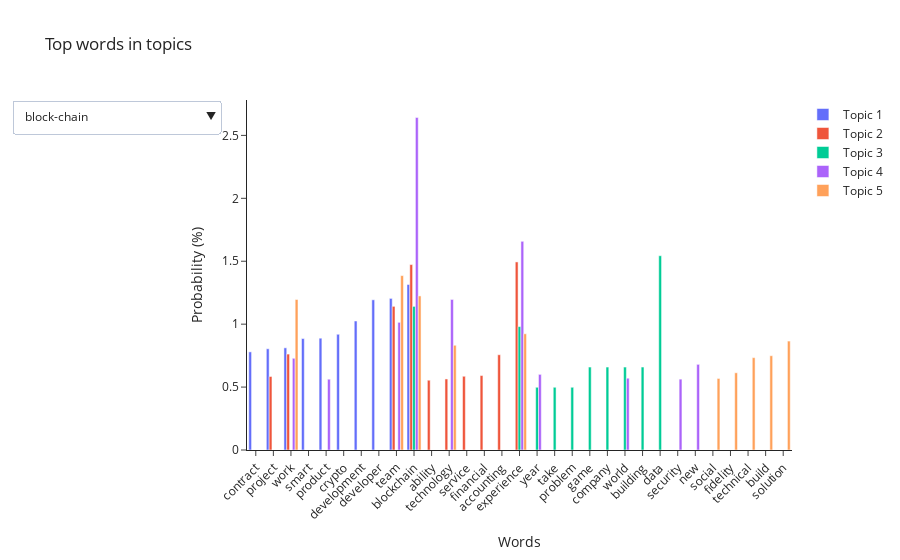

Notebook cell for this chart:
### Code cell
import plotly.graph_objects as go
import plotly.express as px
from nltk.corpus import stopwords
from nltk.stem import WordNetLemmatizer
from sklearn.feature_extraction.text import CountVectorizer
from sklearn.decomposition import LatentDirichletAllocation

def create_interactive_grouped_bar_chart(df_new, n_topics=5, no_top_words=10):
    keywords = df_new['keyword'].unique()

    # Create the main figure
    fig = go.Figure()

    for keyword in keywords:
        filtered_descriptions = df_new[df_new['keyword'] == keyword]['description_cleaned']
        
        if len(filtered_descriptions) == 0:
            print(f"No descriptions found for keyword: {keyword}")
            continue

        vectorizer = CountVectorizer()
        X = vectorizer.fit_transform(filtered_descriptions)

        lda = LatentDirichletAllocation(n_components=n_topics, random_state=42)
        lda.fit(X)

        topic_word_distributions = lda.components_ / lda.components_.sum(axis=1)[:, np.newaxis]
        top_word_indices = np.argsort(topic_word_distributions, axis=1)[:, -no_top_words:]
        top_words = np.array(vectorizer.get_feature_names_out())[top_word_indices]
        top_word_probs = np.sort(topic_word_distributions, axis=1)[:, -no_top_words:]

        # Create grouped bar chart
        for i in range(n_topics):
            fig.add_trace(go.Bar(
                x=top_words[i],
                y=top_word_probs[i] * 100,  # Convert probabilities to percentages
                name=f'Topic {i+1}',
                visible=(keyword == keywords[0]),
                marker_color=px.colors.qualitative.Plotly[i % len(px.colors.qualitative.Plotly)]
            ))

    # Create dropdown menu
    buttons = [dict(label=keyword, method="update", args=[{"visible": [keyword in col_name for col_name in keywords]}]) for keyword in keywords]

    # Update layout
    fig.update_layout(
        updatemenus=[dict(showactive=True, buttons=buttons)],
        title="Top words in topics",
        xaxis_title="Words",
        xaxis_tickangle=-45,  # Add a slope to the x-axis tick labels
        yaxis_title="Probability (%)",
        hovermode="x unified",
        template="simple_white",
        colorway=px.colors.qualitative.Plotly
    )

    return fig

fig3 = create_interactive_grouped_bar_chart(df_new)
fig3.show()

### Figure 1 — Plotly figure (JSON) as saved in the notebook; plotly's stock layout.template omitted (floating-point values rounded to 4 significant figures)
{"data": [{"marker": {"color": "#636EFA"}, "name": "Topic 1", "type": "bar", "visible": true, "x": ["contract", "project", "work", "smart", "product", "crypto", "development", "developer", "team", "blockchain"], "y": [0.7798, 0.8044, 0.8119, 0.8857, 0.8885, 0.9196, 1.025, 1.193, 1.205, 1.315]}, {"marker": {"color": "#EF553B"}, "name": "Topic 2", "type": "bar", "visible": true, "x": ["ability", "technology", "project", "service", "financial", "accounting", "work", "team", "blockchain", "experience"], "y": [0.5545, 0.5645, 0.5841, 0.5859, 0.5916, 0.7569, 0.7622, 1.142, 1.474, 1.494]}, {"marker": {"color": "#00CC96"}, "name": "Topic 3", "type": "bar", "visible": true, "x": ["year", "take", "problem", "game", "company", "world", "building", "experience", "blockchain", "data"], "y": [0.4984, 0.4984, 0.4984, 0.6591, 0.6592, 0.6592, 0.6592, 0.9807, 1.141, 1.544]}, {"marker": {"color": "#AB63FA"}, "name": "Topic 4", "type": "bar", "visible": true, "x": ["product", "security", "world", "year", "new", "work", "team", "technology", "experience", "blockchain"], "y": [0.5626, 0.563, 0.5705, 0.6009, 0.6805, 0.7287, 1.015, 1.196, 1.658, 2.642]}, {"marker": {"color": "#FFA15A"}, "name": "Topic 5", "type": "bar", "visible": true, "x": ["social", "fidelity", "technical", "build", "technology", "solution", "experience", "work", "blockchain", "team"], "y": [0.5685, 0.6135, 0.7338, 0.7491, 0.8322, 0.8656, 0.9235, 1.196, 1.224, 1.386]}, {"marker": {"color": "#636EFA"}, "name": "Topic 1", "type": "bar", "visible": false, "x": ["product", "snap", "machine", "work", "team", "research", "learning", "language", "nlp", "experience"], "y": [0.6143, 0.6203, 0.6928, 0.7088, 0.9604, 0.9882, 0.9965, 1.025, 1.354, 1.918]}, {"marker": {"color": "#EF553B"}, "name": "Topic 2", "type": "bar", "visible": false, "x": ["learning", "skill", "natural", "processing", "nlp", "language", "business", "experience", "work", "data"], "y": [0.6533, 0.6728, 0.7848, 0.8465, 0.8689, 0.904, 0.9415, 0.9783, 1.218, 1.835]}, {"marker": {"color": "#00CC96"}, "name": "Topic 3", "type": "bar", "visible": false, "x": ["model", "machine", "processing", "data", "team", "research", "experience", "language", "nlp", "learning"], "y": [0.7457, 0.7542, 0.7794, 0.8735, 0.9382, 1.203, 1.247, 1.268, 1.484, 1.51]}, {"marker": {"color": "#AB63FA"}, "name": "Topic 4", "type": "bar", "visible": false, "x": ["nlp", "work", "processing", "ai", "data", "learning", "natural", "team", "language", "experience"], "y": [0.6675, 0.7406, 0.7735, 0.8852, 0.9074, 0.9149, 1.035, 1.166, 1.28, 1.369]}, {"marker": {"color": "#FFA15A"}, "name": "Topic 5", "type": "bar", "visible": false, "x": ["science", "field", "data", "research", "algorithm", "model", "language", "candidate", "nlp", "experience"], "y": [0.8698, 0.9229, 0.9348, 0.9851, 1.021, 1.056, 1.071, 1.192, 1.411, 1.896]}, {"marker": {"color": "#636EFA"}, "name": "Topic 1", "type": "bar", "visible": false, "x": ["business", "service", "customer", "technical", "big", "technology", "solution", "cloud", "experience", "data"], "y": [0.8634, 0.8859, 0.9451, 1.083, 1.164, 1.35, 1.367, 1.508, 1.61, 3.283]}, {"marker": {"color": "#EF553B"}, "name": "Topic 2", "type": "bar", "visible": false, "x": ["location", "business", "salary", "range", "work", "experience", "company", "customer", "google", "cloud"], "y": [0.9938, 0.9964, 1.038, 1.102, 1.109, 1.162, 1.403, 1.523, 1.887, 2.593]}, {"marker": {"color": "#00CC96"}, "name": "Topic 3", "type": "bar", "visible": false, "x": ["arsiem", "test", "distributed", "data", "cloud", "developing", "system", "year", "software", "experience"], "y": [0.8199, 0.8224, 0.825, 0.855, 0.943, 1.084, 1.226, 1.35, 2.659, 3.233]}, {"marker": {"color": "#AB63FA"}, "name": "Topic 4", "type": "bar", "visible": false, "x": ["employee", "role", "data", "technology", "national", "requirement", "software", "accenture", "employment", "cloud"], "y": [0.7549, 0.7592, 0.7638, 0.7903, 0.8286, 0.9118, 0.9508, 0.9537, 0.9854, 1.651]}, {"marker": {"color": "#FFA15A"}, "name": "Topic 5", "type": "bar", "visible": false, "x": ["technology", "design", "development", "computing", "one", "distributed", "year", "experience", "software", "cloud"], "y": [1.317, 1.356, 1.638, 1.879, 1.887, 2.142, 2.244, 2.625, 2.693, 4.182]}, {"marker": {"color": "#636EFA"}, "name": "Topic 1", "type": "bar", "visible": false, "x": ["year", "skill", "analyst", "management", "team", "analysis", "work", "business", "experience", "data"], "y": [0.6126, 0.6147, 0.6298, 0.6408, 0.82, 0.877, 0.9048, 0.9793, 1.659, 3.78]}, {"marker": {"color": "#EF553B"}, "name": "Topic 2", "type": "bar", "visible": false, "x": ["work", "employee", "business", "analysis", "federal", "skill", "support", "team", "experience", "data"], "y": [0.6131, 0.6257, 0.6525, 0.6887, 0.6964, 0.7328, 0.7413, 0.8279, 0.9213, 2.077]}, {"marker": {"color": "#00CC96"}, "name": "Topic 3", "type": "bar", "visible": false, "x": ["year", "skill", "management", "position", "opportunity", "team", "business", "work", "experience", "data"], "y": [0.5095, 0.5358, 0.5697, 0.5704, 0.5743, 0.6006, 0.6397, 0.9256, 0.9566, 1.653]}, {"marker": {"color": "#AB63FA"}, "name": "Topic 4", "type": "bar", "visible": false, "x": ["duty", "analysis", "knowledge", "position", "job", "computer", "system", "employee", "support", "data"], "y": [0.5387, 0.5604, 0.5716, 0.6249, 0.636, 0.6492, 0.6538, 0.6623, 0.6653, 1.762]}, {"marker": {"color": "#FFA15A"}, "name": "Topic 5", "type": "bar", "visible": false, "x": ["drilling", "research", "management", "report", "business", "health", "experience", "work", "team", "data"], "y": [0.515, 0.5637, 0.5712, 0.5817, 0.633, 0.6405, 1.064, 1.134, 1.137, 2.214]}, {"marker": {"color": "#636EFA"}, "name": "Topic 1", "type": "bar", "visible": false, "x": ["technology", "software", "ml", "data", "engineering", "one", "team", "machine", "learning", "experience"], "y": [0.5822, 0.5915, 0.6371, 0.6409, 0.708, 0.7265, 0.9591, 0.9852, 1.242, 1.541]}, {"marker": {"color": "#EF553B"}, "name": "Topic 2", "type": "bar", "visible": false, "x": ["work", "company", "science", "product", "team", "model", "data", "machine", "learning", "experience"], "y": [0.6329, 0.674, 0.6806, 0.7348, 0.8751, 0.8984, 0.9034, 1.027, 1.4, 1.592]}, {"marker": {"color": "#00CC96"}, "name": "Topic 3", "type": "bar", "visible": false, "x": ["environment", "accommodation", "critical", "team", "science", "security", "challenge", "data", "work", "apl"], "y": [0.5226, 0.5312, 0.5346, 0.5707, 0.7492, 0.7525, 0.7931, 0.8058, 0.9368, 1.25]}, {"marker": {"color": "#AB63FA"}, "name": "Topic 4", "type": "bar", "visible": false, "x": ["position", "status", "disability", "gender", "based", "opportunity", "experience", "machine", "learning", "genentech"], "y": [0.6925, 0.6925, 0.6925, 0.8292, 0.8747, 0.9658, 1.239, 1.376, 1.923, 2.241]}, {"marker": {"color": "#FFA15A"}, "name": "Topic 5", "type": "bar", "visible": false, "x": ["benefit", "engineer", "ml", "work", "team", "model", "experience", "machine", "data", "learning"], "y": [0.5867, 0.6621, 0.6966, 0.717, 0.9318, 0.9609, 1.536, 1.567, 1.61, 2.234]}, {"marker": {"color": "#636EFA"}, "name": "Topic 1", "type": "bar", "visible": false, "x": ["network", "company", "deep", "business", "machine", "system", "experience", "data", "work", "learning"], "y": [0.4764, 0.4959, 0.5504, 0.7676, 0.8452, 0.8474, 0.8987, 1.191, 1.514, 2.135]}, {"marker": {"color": "#EF553B"}, "name": "Topic 2", "type": "bar", "visible": false, "x": ["application", "science", "skill", "work", "machine", "data", "research", "team", "experience", "learning"], "y": [0.6555, 0.6818, 0.7165, 0.8901, 0.9519, 1.147, 1.26, 1.327, 1.597, 2.079]}, {"marker": {"color": "#00CC96"}, "name": "Topic 3", "type": "bar", "visible": false, "x": ["new", "ai", "model", "work", "product", "experience", "machine", "research", "team", "learning"], "y": [0.5602, 0.6001, 0.6026, 0.8473, 0.8928, 1.116, 1.119, 1.235, 1.487, 1.988]}, {"marker": {"color": "#AB63FA"}, "name": "Topic 4", "type": "bar", "visible": false, "x": ["building", "training", "solution", "including", "model", "science", "machine", "learning", "experience", "data"], "y": [0.5538, 0.5887, 0.6912, 0.7458, 0.8996, 1.039, 1.361, 1.862, 1.906, 3.006]}, {"marker": {"color": "#FFA15A"}, "name": "Topic 5", "type": "bar", "visible": false, "x": ["benefit", "employee", "data", "role", "research", "work", "team", "experience", "machine", "learning"], "y": [0.5416, 0.5791, 0.7051, 0.7168, 0.7703, 0.9207, 0.9724, 1.02, 1.191, 2.177]}, {"marker": {"color": "#636EFA"}, "name": "Topic 1", "type": "bar", "visible": false, "x": ["problem", "work", "model", "team", "neural", "machine", "network", "deep", "learning", "experience"], "y": [0.7042, 0.7508, 0.7546, 0.8443, 0.8825, 0.8965, 1.042, 1.194, 1.946, 2.25]}, {"marker": {"color": "#EF553B"}, "name": "Topic 2", "type": "bar", "visible": false, "x": ["inference", "compiler", "developing", "quantization", "experience", "software", "processing", "using", "neural", "network"], "y": [0.7838, 0.832, 0.8964, 0.9843, 1.148, 1.164, 1.169, 1.274, 2.479, 2.702]}, {"marker": {"color": "#00CC96"}, "name": "Topic 3", "type": "bar", "visible": false, "x": ["employee", "product", "computer", "benefit", "team", "learning", "network", "neural", "apple", "experience"], "y": [0.6983, 0.7676, 0.801, 0.9296, 1.076, 1.084, 1.176, 1.267, 1.322, 1.331]}, {"marker": {"color": "#AB63FA"}, "name": "Topic 4", "type": "bar", "visible": false, "x": ["qualcomm", "information", "model", "work", "team", "research", "deep", "network", "learning", "neural"], "y": [0.7139, 0.7139, 0.7393, 0.7428, 0.7879, 0.9356, 1.137, 1.353, 1.486, 1.653]}, {"marker": {"color": "#FFA15A"}, "name": "Topic 5", "type": "bar", "visible": false, "x": ["design", "software", "training", "work", "image", "team", "vision", "computer", "neural", "network"], "y": [0.8709, 0.9245, 0.9657, 1.043, 1.052, 1.096, 1.114, 1.18, 1.54, 2.03]}, {"marker": {"color": "#636EFA"}, "name": "Topic 1", "type": "bar", "visible": false, "x": ["strong", "requirement", "year", "management", "skill", "team", "engineering", "experience", "technical", "product"], "y": [0.5882, 0.6246, 0.6398, 0.6825, 0.7376, 0.8025, 0.9887, 1.323, 1.57, 2.173]}, {"marker": {"color": "#EF553B"}, "name": "Topic 2", "type": "bar", "visible": false, "x": ["reliability", "security", "engineer", "machine", "apple", "deep", "company", "experience", "team", "learning"], "y": [0.5286, 0.6857, 0.71, 0.7605, 0.8117, 0.8138, 0.9496, 1.397, 1.46, 1.503]}, {"marker": {"color": "#00CC96"}, "name": "Topic 3", "type": "bar", "visible": false, "x": ["opportunity", "computer", "work", "model", "team", "data", "deep", "machine", "experience", "learning"], "y": [0.5817, 0.6702, 0.7469, 0.7992, 0.8039, 0.8131, 1.089, 1.276, 1.828, 2.437]}, {"marker": {"color": "#AB63FA"}, "name": "Topic 4", "type": "bar", "visible": false, "x": ["product", "data", "machine", "experience", "work", "model", "ai", "ml", "learning", "team"], "y": [0.7285, 0.7379, 0.7521, 0.7594, 0.7974, 0.8165, 0.9737, 1.16, 1.236, 1.472]}, {"marker": {"color": "#FFA15A"}, "name": "Topic 5", "type": "bar", "visible": false, "x": ["skill", "employee", "work", "data", "model", "machine", "deep", "gsk", "experience", "learning"], "y": [0.6154, 0.6217, 0.6684, 0.6969, 0.76, 0.7605, 0.7642, 1.008, 1.217, 1.556]}, {"marker": {"color": "#636EFA"}, "name": "Topic 1", "type": "bar", "visible": false, "x": ["machine", "year", "regression", "learning", "data", "team", "python", "energy", "model", "experience"], "y": [0.3973, 0.3998, 0.4064, 0.423, 0.4316, 0.4723, 0.503, 0.5808, 1.039, 1.299]}, {"marker": {"color": "#EF553B"}, "name": "Topic 2", "type": "bar", "visible": false, "x": ["team", "year", "analysis", "science", "learning", "model", "work", "business", "experience", "data"], "y": [0.5075, 0.5269, 0.5432, 0.571, 0.6194, 0.7829, 0.7964, 0.9595, 1.513, 2.504]}, {"marker": {"color": "#00CC96"}, "name": "Topic 3", "type": "bar", "visible": false, "x": ["development", "including", "analytics", "learning", "team", "analysis", "work", "science", "experience", "data"], "y": [0.5604, 0.593, 0.6143, 0.6837, 0.7361, 0.7844, 0.8555, 0.8976, 1.502, 4.109]}, {"marker": {"color": "#AB63FA"}, "name": "Topic 4", "type": "bar", "visible": false, "x": ["mutual", "center", "time", "john", "position", "research", "company", "gxo", "deere", "plan"], "y": [0.3847, 0.3886, 0.3888, 0.4007, 0.407, 0.5477, 0.6079, 0.6347, 0.6349, 0.6815]}, {"marker": {"color": "#FFA15A"}, "name": "Topic 5", "type": "bar", "visible": false, "x": ["degree", "technology", "scientist", "qualification", "analysis", "science", "year", "related", "experience", "data"], "y": [0.5846, 0.5928, 0.61, 0.682, 0.6931, 0.7401, 0.7528, 0.8014, 1.227, 1.576]}, {"marker": {"color": "#636EFA"}, "name": "Topic 1", "type": "bar", "visible": false, "x": ["member", "hour", "balance", "ml", "aws", "work", "life", "model", "scientist", "team"], "y": [1.048, 1.048, 1.048, 1.048, 1.048, 1.048, 1.375, 1.375, 1.703, 2.358]}, {"marker": {"color": "#EF553B"}, "name": "Topic 2", "type": "bar", "visible": false, "x": ["performance", "feature", "analysis", "gan", "use", "etc", "accuracy", "series", "time", "model"], "y": [0.7384, 0.7384, 0.9691, 0.9691, 0.9691, 0.9691, 0.9691, 1.2, 1.661, 4.43]}, {"marker": {"color": "#00CC96"}, "name": "Topic 3", "type": "bar", "visible": false, "x": ["required", "mentioned", "effectiveness", "graph", "memory", "dynamic", "article", "nonlinear", "validation", "system"], "y": [0.1733, 0.1733, 0.1733, 0.1733, 0.1733, 0.1733, 0.1733, 0.1733, 0.1733, 0.1733]}, {"marker": {"color": "#AB63FA"}, "name": "Topic 4", "type": "bar", "visible": false, "x": ["engineering", "waste", "impact", "solve", "experience", "forecasting", "food", "problem", "business", "data"], "y": [0.7723, 1.014, 1.014, 1.014, 1.014, 1.014, 1.255, 1.255, 1.255, 2.944]}, {"marker": {"color": "#FFA15A"}, "name": "Topic 5", "type": "bar", "visible": false, "x": ["identify", "experience", "machine", "development", "science", "lead", "learning", "model", "time", "data"], "y": [0.8904, 0.8904, 0.8904, 0.8904, 0.8904, 1.169, 1.169, 1.447, 2.003, 3.951]}, {"marker": {"color": "#636EFA"}, "name": "Topic 1", "type": "bar", "visible": false, "x": ["product", "displacement", "phase", "postdoc", "time", "work", "opera", "candidate", "algorithm", "jpl"], "y": [0.6341, 0.6341, 0.6341, 0.6341, 0.6341, 0.6342, 0.878, 0.8781, 1.366, 1.732]}, {"marker": {"color": "#EF553B"}, "name": "Topic 2", "type": "bar", "visible": false, "x": ["inside", "involvement", "article", "mentioned", "required", "implement", "dynamic", "mathematical", "structure", "model"], "y": [0.5714, 0.5714, 0.5714, 0.5714, 0.5714, 0.5714, 0.5715, 0.5715, 1.048, 1.999]}, {"marker": {"color": "#00CC96"}, "name": "Topic 3", "type": "bar", "visible": false, "x": ["time", "knowledge", "technical", "business", "statistical", "customer", "scientist", "analytics", "data", "experience"], "y": [0.9711, 0.9996, 1.0, 1.089, 1.089, 1.089, 1.178, 1.714, 2.065, 2.275]}, {"marker": {"color": "#AB63FA"}, "name": "Topic 4", "type": "bar", "visible": false, "x": ["identify", "feature", "performance", "analysis", "accuracy", "use", "series", "data", "time", "model"], "y": [0.6996, 0.6997, 0.6997, 0.6997, 0.6998, 0.6998, 1.841, 2.713, 3.087, 3.292]}, {"marker": {"color": "#FFA15A"}, "name": "Topic 5", "type": "bar", "visible": false, "x": ["expert", "show", "required", "system", "result", "prophet", "model", "mathematical", "dynamic", "implement"], "y": [0.1075, 0.1075, 0.1075, 0.1075, 0.1075, 0.1075, 0.1075, 0.1075, 0.1075, 0.1075]}], "layout": {"colorway": ["#636EFA", "#EF553B", "#00CC96", "#AB63FA", "#FFA15A", "#19D3F3", "#FF6692", "#B6E880", "#FF97FF", "#FECB52"], "hovermode": "x unified", "title": {"text": "Top words in topics"}, "updatemenus": [{"buttons": [{"args": [{"visible": [true, false, false, false, false, false, false, false, false, false, false]}], "label": "block-chain", "method": "update"}, {"args": [{"visible": [false, true, false, false, false, false, false, false, false, false, false]}], "label": "natural-language-processing", "method": "update"}, {"args": [{"visible": [false, false, true, false, false, false, false, false, false, false, false]}], "label": "big-data-and-cloud-computing", "method": "update"}, {"args": [{"visible": [false, false, false, true, false, false, false, false, false, false, false]}], "label": "data-analyst", "method": "update"}, {"args": [{"visible": [false, false, false, false, true, false, false, false, false, false, false]}], "label": "machine-learning", "method": "update"}, {"args": [{"visible": [false, false, false, false, false, true, false, false, false, false, false]}], "label": "reinforcement-learning", "method": "update"}, {"args": [{"visible": [false, false, false, false, false, false, true, false, false, false, false]}], "label": "neural-networks", "method": "update"}, {"args": [{"visible": [false, false, false, false, false, false, false, true, false, false, false]}], "label": "deep-learning", "method": "update"}, {"args": [{"visible": [false, false, false, false, false, false, false, false, true, false, false]}], "label": "data-scientist", "method": "update"}, {"args": [{"visible": [false, false, false, false, false, false, false, false, false, true, true]}], "label": "time-series", "method": "update"}, {"args": [{"visible": [false, false, false, false, false, false, false, false, false, false, true]}], "label": "time-series-analysis", "method": "update"}], "showactive": true}], "xaxis": {"tickangle": -45, "title": {"text": "Words"}}, "yaxis": {"title": {"text": "Probability (%)"}}}}
